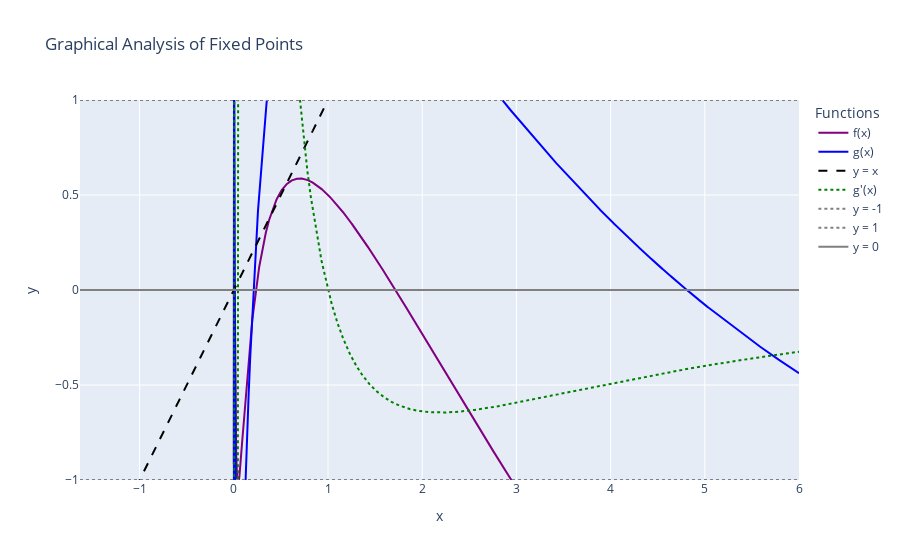

This figure's notebook cell:
### Code cell
x_vals = np.linspace(min(history) - 2, max(history) + 2, 40000)
g_vals = g(x_vals)

fpi_plot_analysis(
    x_vals=x_vals,
    g_vals=g_vals,
    f=f
)

### Figure 1 — Plotly figure (JSON) as saved in the notebook; plotly's stock layout.template omitted (floating-point values rounded to 4 significant figures; data arrays with more than 128 entries replaced by an {"elided": "..."} marker saying what was removed)
{"data": [{"line": {"color": "purple", "width": 2}, "mode": "lines", "name": "f(x)", "type": "scatter", "x": {"elided": "40000 float values"}, "y": {"elided": "40000 float values"}}, {"line": {"color": "blue"}, "mode": "lines", "name": "g(x)", "type": "scatter", "x": {"elided": "40000 float values"}, "y": {"elided": "40000 float values"}}, {"line": {"color": "black", "dash": "dash"}, "mode": "lines", "name": "y = x", "type": "scatter", "x": {"elided": "40000 float values"}, "y": {"elided": "40000 float values"}}, {"line": {"color": "green", "dash": "dot"}, "mode": "lines", "name": "g'(x)", "type": "scatter", "x": {"elided": "40000 float values"}, "y": {"elided": "40000 float values"}}, {"line": {"color": "gray", "dash": "dot"}, "mode": "lines", "name": "y = -1", "type": "scatter", "x": [-1.633, 6], "y": [-1, -1]}, {"line": {"color": "gray", "dash": "dot"}, "mode": "lines", "name": "y = 1", "type": "scatter", "x": [-1.633, 6], "y": [1, 1]}, {"line": {"color": "gray"}, "mode": "lines", "name": "y = 0", "type": "scatter", "x": [-1.633, 6], "y": [0, 0]}], "layout": {"legend": {"title": {"text": "Functions"}}, "showlegend": true, "title": {"text": "Graphical Analysis of Fixed Points"}, "xaxis": {"tickmode": "linear", "title": {"text": "x"}}, "yaxis": {"dtick": 0.5, "range": [-1, 1], "tickmode": "linear", "title": {"text": "y"}}}}
